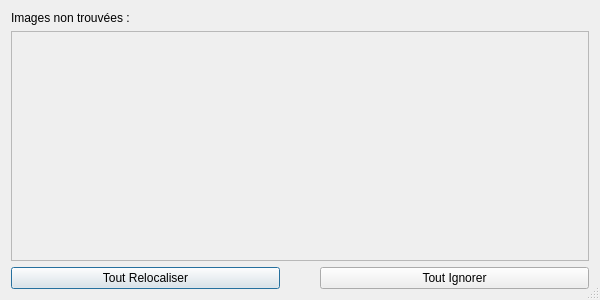
<?xml version="1.0" encoding="UTF-8"?>
<ui version="4.0">
 <class>CheckingWindow</class>
 <widget class="QDialog" name="CheckingWindow">
  <property name="geometry">
   <rect>
    <x>0</x>
    <y>0</y>
    <width>600</width>
    <height>300</height>
   </rect>
  </property>
  <property name="sizePolicy">
   <sizepolicy hsizetype="Preferred" vsizetype="Preferred">
    <horstretch>0</horstretch>
    <verstretch>0</verstretch>
   </sizepolicy>
  </property>
  <property name="windowTitle">
   <string>Missing files</string>
  </property>
  <property name="sizeGripEnabled">
   <bool>true</bool>
  </property>
  <property name="modal">
   <bool>false</bool>
  </property>
  <layout class="QVBoxLayout" name="verticalLayout_2">
   <item>
    <layout class="QVBoxLayout" name="verticalLayout">
     <item>
      <widget class="QLabel" name="label">
       <property name="text">
        <string>Images non trouvées :</string>
       </property>
      </widget>
     </item>
     <item>
      <widget class="QScrollArea" name="scrollArea">
       <property name="sizePolicy">
        <sizepolicy hsizetype="Expanding" vsizetype="Expanding">
         <horstretch>0</horstretch>
         <verstretch>0</verstretch>
        </sizepolicy>
       </property>
       <property name="autoFillBackground">
        <bool>true</bool>
       </property>
       <property name="horizontalScrollBarPolicy">
        <enum>Qt::ScrollBarAlwaysOff</enum>
       </property>
       <property name="widgetResizable">
        <bool>false</bool>
       </property>
       <widget class="QWidget" name="scrollAreaWidgetContents">
        <property name="geometry">
         <rect>
          <x>0</x>
          <y>0</y>
          <width>577</width>
          <height>221</height>
         </rect>
        </property>
       </widget>
      </widget>
     </item>
     <item>
      <layout class="QHBoxLayout" name="horizontalLayout">
       <property name="spacing">
        <number>40</number>
       </property>
       <item>
        <widget class="QPushButton" name="relocateAll">
         <property name="text">
          <string>Tout Relocaliser</string>
         </property>
        </widget>
       </item>
       <item>
        <widget class="QPushButton" name="i">
         <property name="text">
          <string>Tout Ignorer</string>
         </property>
        </widget>
       </item>
      </layout>
     </item>
    </layout>
   </item>
  </layout>
 </widget>
 <resources/>
 <connections>
  <connection>
   <sender>i</sender>
   <signal>clicked()</signal>
   <receiver>CheckingWindow</receiver>
   <slot>close()</slot>
   <hints>
    <hint type="sourcelabel">
     <x>375</x>
     <y>281</y>
    </hint>
    <hint type="destinationlabel">
     <x>309</x>
     <y>281</y>
    </hint>
   </hints>
  </connection>
 </connections>
</ui>
